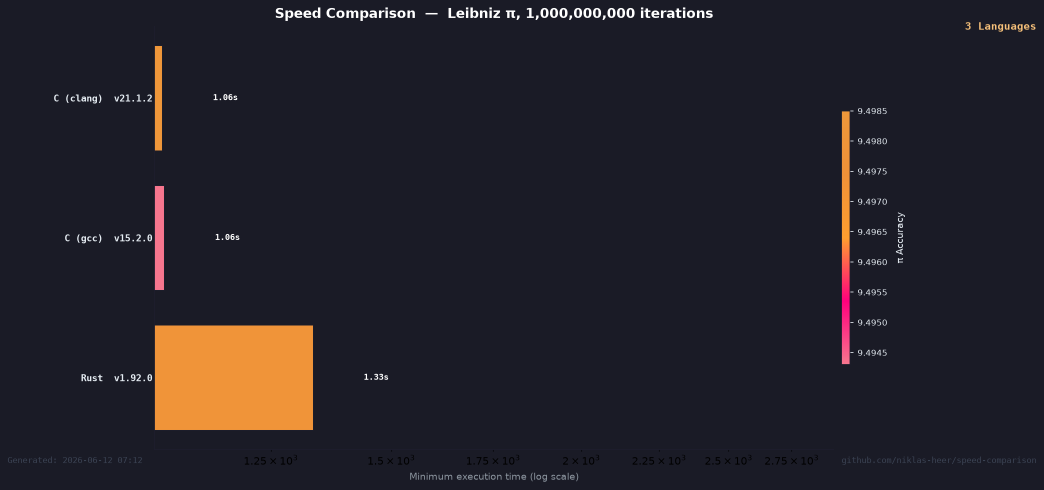
#> input picture docs/history/2026-06-12T091254/combined_results.png, 2088 x 979 px (shown at 1/2 size)
$ python -i analyze.py   (imports and definitions only)
#> lines starting #> are read from the running program, lines starting #| are printed output that depends on the picture
#> further down, picture is the input picture: PIL image 2088x979 RGBA; mean R, G, B, A 35.9, 33, 40.3, 255
#!/usr/bin/env python
# -*- coding: utf-8 -*-
"""Analyzes benchmark JSON results and generates visualizations."""

import json
from argparse import ArgumentParser
from datetime import datetime
from pathlib import Path

import matplotlib.pyplot as plt
import numpy as np
import pandas as pd
from matplotlib.cm import ScalarMappable
from matplotlib.colors import LinearSegmentedColormap, Normalize, LogNorm
from matplotlib.offsetbox import AnnotationBbox, OffsetImage
from PIL import Image, ImageFilter, ImageOps

# Map benchmark language names to icon file names
ICON_MAP = {
    "C (gcc)": "c",
    "C (clang)": "c",
    "C++": "cplusplus",
    "C++ (g++)": "cplusplus",
    "C++ (clang++)": "cplusplus",
    "C++ (avx2)": "cplusplus",
    "C++ (AVX2)": "cplusplus",
    "C#": "csharp",
    "C# (SIMD)": "csharp",
    "Objective-C": "objectivec",
    "Rust": "rust",
    "Rust (nightly)": "rust",
    "Go": "go",
    "Zig": "zig",
    "Nim": "nim",
    "D (GDC)": "d",
    "D (LDC)": "d",
    "Odin": "odin",
    "V": "v",
    "Java": "java",
    "Java graalvm": "java",
    "Java (GraalVM)": "java",
    "Java (Vec Ops)": "java",
    "Kotlin": "kotlin",
    "Scala": "scala",
    "Clojure": "clojure",
    "Groovy": "groovy",
    "F#": "fsharp",
    "Python (CPython)": "python",
    "Python (PyPy)": "python",
    "Python (NumPy)": "python",
    "Python (MyPyC)": "python",
    "Python (mypyc)": "python",
    "MicroPython": "python",
    "Ruby": "ruby",
    "Perl": "perl",
    "Raku": "raku",
    "PHP": "php",
    "Lua": "lua",
    "LuaJIT": "lua",
    "Javascript (nodejs)": "nodejs",
    "Javascript (bun)": "bun",
    "Deno (TypeScript)": "denojs",
    "Haskell (GHC)": "haskell",
    "OCaml": "ocaml",
    "Elixir": "elixir",
    "Erlang": "erlang",
    "Gleam": "gleam",
    "Racket": "racket",
    "Common Lisp (SBCL)": "lisp",
    "Swift": "swift",
    "Swift (relaxed)": "swift",
    "Swift (SIMD)": "swift",
    "Crystal": "crystal",
    "Julia": "julia",
    "Julia (AOT compiled)": "julia",
    "Fortran 90": "fortran",
    "Ada (gnat-gcc)": "ada",
    "Pascal (FPC)": "pascal",
    "Pony": "pony",
    "Pony(nightly)": "pony",
    "R": "r",
    "Dart (JIT)": "dart",
    "Dart": "dart",
    "Dart (AOT)": "dart",
    "Haxe (C++)": "haxe",
    "Haxe": "haxe",
    "Janet": "janet",
    "Janet (compiled)": "janet",
    "WASM (C via Wasmtime)": "wasm",
}


def add_drop_shadow(
    image: Image.Image,
    offset: tuple = (2, 2),
    shadow_color: tuple = (0, 0, 0, 180),
    blur_radius: int = 3,
) -> Image.Image:
    """Add a drop shadow to an image."""
#> called with offset = (2, 2), shadow_color = (0, 0, 0, 180), blur_radius = 3
    # Ensure image has alpha channel
    if image.mode != "RGBA":
        image = image.convert("RGBA")

    # Create a larger canvas to accommodate the shadow
    padding = blur_radius * 2 + max(abs(offset[0]), abs(offset[1]))
    new_size = (image.width + padding * 2, image.height + padding * 2)
#> new_size = (2104, 995)

    # Create shadow layer
    shadow = Image.new("RGBA", new_size, (0, 0, 0, 0))
#> shadow: PIL image 2104x995 RGBA; every value is 0

    # Create shadow from alpha channel
    alpha = image.split()[3]
#> alpha: PIL image 2088x979 L; every value is 255
    shadow_img = Image.new("RGBA", image.size, shadow_color)
    shadow_img.putalpha(alpha)

    # Paste shadow with offset
    shadow.paste(shadow_img, (padding + offset[0], padding + offset[1]))
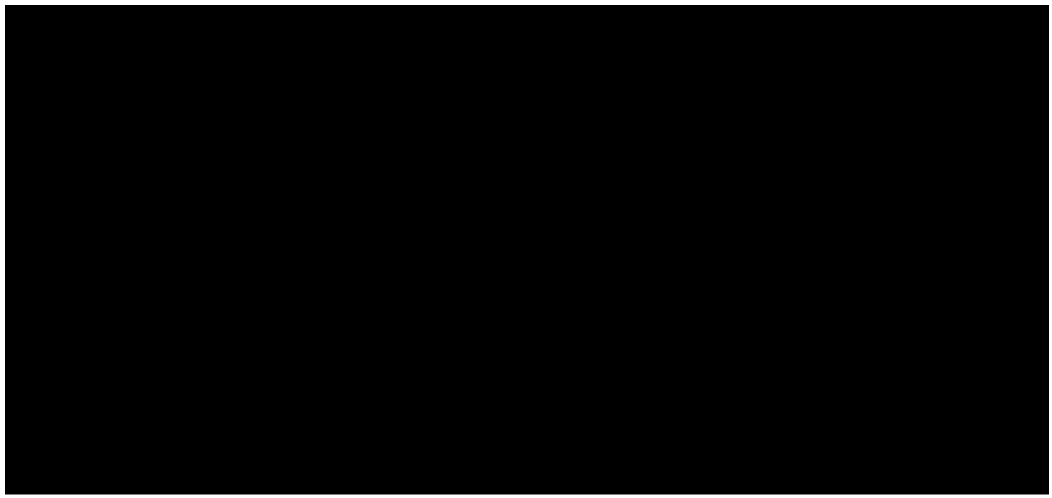
#> shadow: PIL image 2104x995 RGBA (shown at 1/2 size); mean R, G, B, A 0, 0, 0, 249; transparent parts drawn white

    # Blur the shadow
    shadow = shadow.filter(ImageFilter.GaussianBlur(blur_radius))

    # Paste original image on top
    shadow.paste(image, (padding, padding), image)
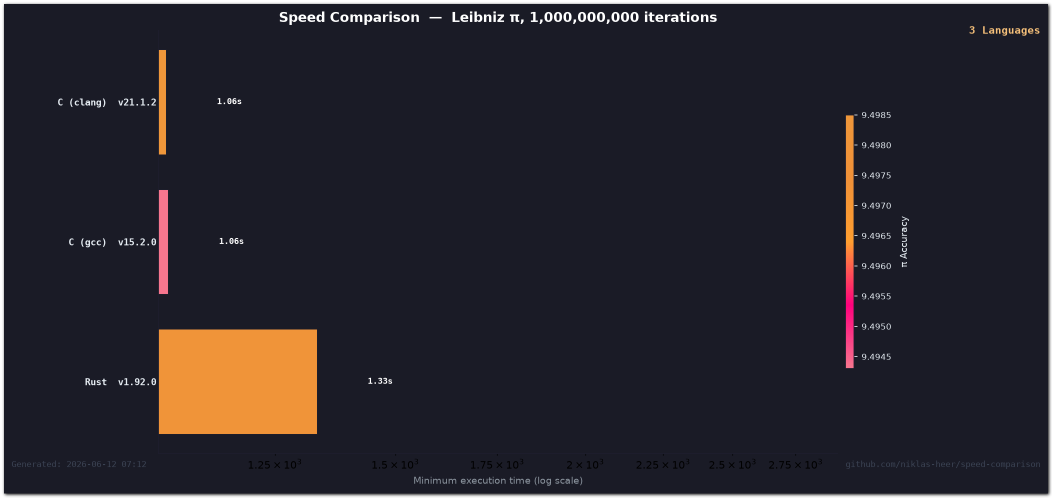
#> shadow: PIL image 2104x995 RGBA (shown at 1/2 size); mean R, G, B, A 35.1, 32.2, 39.4, 250.1; transparent parts drawn white

    return shadow


# [534 lines left out: functions load_icon, parse_time_value, load_raw_results, load_results, create_neon_cmap, create_accurancy_cmap and 7 more, not called in this run]


# [2 lines not run here, left out]

>>> from PIL import Image
>>> picture = Image.open('docs/history/2026-06-12T091254/combined_results.png')
>>> result = add_drop_shadow(picture)
